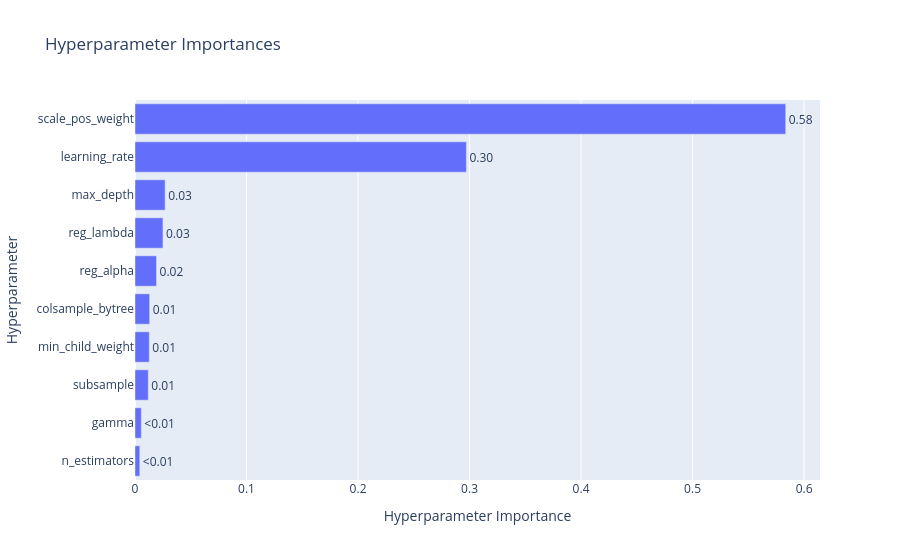

The cell this chart's notebook holds for it:
### Code cell
optuna.visualization.plot_param_importances(study)

### Figure 1 — Plotly figure (JSON) as saved in the notebook; plotly's stock layout.template omitted (floating-point values rounded to 4 significant figures)
{"data": [{"cliponaxis": false, "hovertemplate": ["n_estimators (IntDistribution): 0.004304540318649264<extra></extra>", "gamma (FloatDistribution): 0.005666868517504542<extra></extra>", "subsample (FloatDistribution): 0.01190433978624207<extra></extra>", "min_child_weight (IntDistribution): 0.012818536170199226<extra></extra>", "colsample_bytree (FloatDistribution): 0.013143626667795108<extra></extra>", "reg_alpha (FloatDistribution): 0.01930964733905084<extra></extra>", "reg_lambda (FloatDistribution): 0.025081028827857992<extra></extra>", "max_depth (IntDistribution): 0.02701884985359065<extra></extra>", "learning_rate (FloatDistribution): 0.297197202775416<extra></extra>", "scale_pos_weight (FloatDistribution): 0.5835553597436941<extra></extra>"], "name": "Objective Value", "orientation": "h", "text": ["<0.01", "<0.01", "0.01", "0.01", "0.01", "0.02", "0.03", "0.03", "0.30", "0.58"], "textposition": "outside", "type": "bar", "x": [0.004305, 0.005667, 0.0119, 0.01282, 0.01314, 0.01931, 0.02508, 0.02702, 0.2972, 0.5836], "y": ["n_estimators", "gamma", "subsample", "min_child_weight", "colsample_bytree", "reg_alpha", "reg_lambda", "max_depth", "learning_rate", "scale_pos_weight"]}], "layout": {"title": {"text": "Hyperparameter Importances"}, "xaxis": {"title": {"text": "Hyperparameter Importance"}}, "yaxis": {"title": {"text": "Hyperparameter"}}}}
